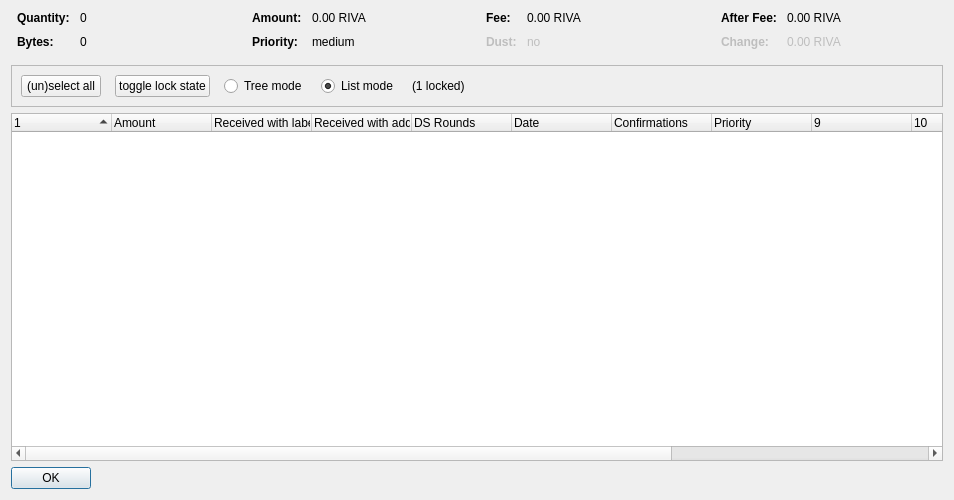
<?xml version="1.0" encoding="UTF-8"?>
<ui version="4.0">
 <class>CoinControlDialog</class>
 <widget class="QDialog" name="CoinControlDialog">
  <property name="geometry">
   <rect>
    <x>0</x>
    <y>0</y>
    <width>954</width>
    <height>500</height>
   </rect>
  </property>
  <property name="windowTitle">
   <string>Coin Selection</string>
  </property>
  <layout class="QVBoxLayout" name="verticalLayout">
   <item>
    <layout class="QHBoxLayout" name="horizontalLayoutTop" stretch="0,0,0,0">
     <property name="topMargin">
      <number>0</number>
     </property>
     <property name="bottomMargin">
      <number>10</number>
     </property>
     <item>
      <layout class="QFormLayout" name="formLayoutCoinControl1">
       <property name="horizontalSpacing">
        <number>10</number>
       </property>
       <property name="verticalSpacing">
        <number>10</number>
       </property>
       <property name="leftMargin">
        <number>6</number>
       </property>
       <property name="rightMargin">
        <number>6</number>
       </property>
       <item row="0" column="0">
        <widget class="QLabel" name="labelCoinControlQuantityText">
         <property name="font">
          <font>
           <weight>75</weight>
           <bold>true</bold>
          </font>
         </property>
         <property name="text">
          <string>Quantity:</string>
         </property>
        </widget>
       </item>
       <item row="0" column="1">
        <widget class="QLabel" name="labelCoinControlQuantity">
         <property name="cursor">
          <cursorShape>IBeamCursor</cursorShape>
         </property>
         <property name="contextMenuPolicy">
          <enum>Qt::ActionsContextMenu</enum>
         </property>
         <property name="text">
          <string notr="true">0</string>
         </property>
         <property name="textInteractionFlags">
          <set>Qt::LinksAccessibleByMouse|Qt::TextSelectableByKeyboard|Qt::TextSelectableByMouse</set>
         </property>
        </widget>
       </item>
       <item row="1" column="0">
        <widget class="QLabel" name="labelCoinControlBytesText">
         <property name="font">
          <font>
           <weight>75</weight>
           <bold>true</bold>
          </font>
         </property>
         <property name="text">
          <string>Bytes:</string>
         </property>
        </widget>
       </item>
       <item row="1" column="1">
        <widget class="QLabel" name="labelCoinControlBytes">
         <property name="cursor">
          <cursorShape>IBeamCursor</cursorShape>
         </property>
         <property name="contextMenuPolicy">
          <enum>Qt::ActionsContextMenu</enum>
         </property>
         <property name="text">
          <string notr="true">0</string>
         </property>
         <property name="textInteractionFlags">
          <set>Qt::LinksAccessibleByMouse|Qt::TextSelectableByKeyboard|Qt::TextSelectableByMouse</set>
         </property>
        </widget>
       </item>
      </layout>
     </item>
     <item>
      <layout class="QFormLayout" name="formLayoutCoinControl2">
       <property name="horizontalSpacing">
        <number>10</number>
       </property>
       <property name="verticalSpacing">
        <number>10</number>
       </property>
       <property name="leftMargin">
        <number>6</number>
       </property>
       <property name="rightMargin">
        <number>6</number>
       </property>
       <item row="0" column="0">
        <widget class="QLabel" name="labelCoinControlAmountText">
         <property name="font">
          <font>
           <weight>75</weight>
           <bold>true</bold>
          </font>
         </property>
         <property name="text">
          <string>Amount:</string>
         </property>
        </widget>
       </item>
       <item row="0" column="1">
        <widget class="QLabel" name="labelCoinControlAmount">
         <property name="cursor">
          <cursorShape>IBeamCursor</cursorShape>
         </property>
         <property name="contextMenuPolicy">
          <enum>Qt::ActionsContextMenu</enum>
         </property>
         <property name="text">
          <string notr="true">0.00 RIVA</string>
         </property>
         <property name="textInteractionFlags">
          <set>Qt::LinksAccessibleByMouse|Qt::TextSelectableByKeyboard|Qt::TextSelectableByMouse</set>
         </property>
        </widget>
       </item>
       <item row="1" column="0">
        <widget class="QLabel" name="labelCoinControlPriorityText">
         <property name="font">
          <font>
           <weight>75</weight>
           <bold>true</bold>
          </font>
         </property>
         <property name="text">
          <string>Priority:</string>
         </property>
        </widget>
       </item>
       <item row="1" column="1">
        <widget class="QLabel" name="labelCoinControlPriority">
         <property name="cursor">
          <cursorShape>IBeamCursor</cursorShape>
         </property>
         <property name="contextMenuPolicy">
          <enum>Qt::ActionsContextMenu</enum>
         </property>
         <property name="text">
          <string>medium</string>
         </property>
         <property name="textInteractionFlags">
          <set>Qt::LinksAccessibleByMouse|Qt::TextSelectableByKeyboard|Qt::TextSelectableByMouse</set>
         </property>
        </widget>
       </item>
      </layout>
     </item>
     <item>
      <layout class="QFormLayout" name="formLayoutCoinControl3">
       <property name="horizontalSpacing">
        <number>10</number>
       </property>
       <property name="verticalSpacing">
        <number>10</number>
       </property>
       <property name="leftMargin">
        <number>6</number>
       </property>
       <property name="rightMargin">
        <number>6</number>
       </property>
       <item row="0" column="0">
        <widget class="QLabel" name="labelCoinControlFeeText">
         <property name="font">
          <font>
           <weight>75</weight>
           <bold>true</bold>
          </font>
         </property>
         <property name="text">
          <string>Fee:</string>
         </property>
        </widget>
       </item>
       <item row="0" column="1">
        <widget class="QLabel" name="labelCoinControlFee">
         <property name="cursor">
          <cursorShape>IBeamCursor</cursorShape>
         </property>
         <property name="contextMenuPolicy">
          <enum>Qt::ActionsContextMenu</enum>
         </property>
         <property name="text">
          <string notr="true">0.00 RIVA</string>
         </property>
         <property name="textInteractionFlags">
          <set>Qt::LinksAccessibleByMouse|Qt::TextSelectableByKeyboard|Qt::TextSelectableByMouse</set>
         </property>
        </widget>
       </item>
       <item row="1" column="0">
        <widget class="QLabel" name="labelCoinControlLowOutputText">
         <property name="enabled">
          <bool>false</bool>
         </property>
         <property name="font">
          <font>
           <weight>75</weight>
           <bold>true</bold>
          </font>
         </property>
         <property name="text">
          <string>Dust:</string>
         </property>
        </widget>
       </item>
       <item row="1" column="1">
        <widget class="QLabel" name="labelCoinControlLowOutput">
         <property name="enabled">
          <bool>false</bool>
         </property>
         <property name="cursor">
          <cursorShape>IBeamCursor</cursorShape>
         </property>
         <property name="contextMenuPolicy">
          <enum>Qt::ActionsContextMenu</enum>
         </property>
         <property name="text">
          <string>no</string>
         </property>
         <property name="textInteractionFlags">
          <set>Qt::LinksAccessibleByMouse|Qt::TextSelectableByKeyboard|Qt::TextSelectableByMouse</set>
         </property>
        </widget>
       </item>
      </layout>
     </item>
     <item>
      <layout class="QFormLayout" name="formLayoutCoinControl4">
       <property name="horizontalSpacing">
        <number>10</number>
       </property>
       <property name="verticalSpacing">
        <number>10</number>
       </property>
       <property name="leftMargin">
        <number>6</number>
       </property>
       <property name="rightMargin">
        <number>6</number>
       </property>
       <item row="0" column="0">
        <widget class="QLabel" name="labelCoinControlAfterFeeText">
         <property name="font">
          <font>
           <weight>75</weight>
           <bold>true</bold>
          </font>
         </property>
         <property name="text">
          <string>After Fee:</string>
         </property>
        </widget>
       </item>
       <item row="0" column="1">
        <widget class="QLabel" name="labelCoinControlAfterFee">
         <property name="cursor">
          <cursorShape>IBeamCursor</cursorShape>
         </property>
         <property name="contextMenuPolicy">
          <enum>Qt::ActionsContextMenu</enum>
         </property>
         <property name="text">
          <string notr="true">0.00 RIVA</string>
         </property>
         <property name="textInteractionFlags">
          <set>Qt::LinksAccessibleByMouse|Qt::TextSelectableByKeyboard|Qt::TextSelectableByMouse</set>
         </property>
        </widget>
       </item>
       <item row="1" column="0">
        <widget class="QLabel" name="labelCoinControlChangeText">
         <property name="enabled">
          <bool>false</bool>
         </property>
         <property name="font">
          <font>
           <weight>75</weight>
           <bold>true</bold>
          </font>
         </property>
         <property name="text">
          <string>Change:</string>
         </property>
        </widget>
       </item>
       <item row="1" column="1">
        <widget class="QLabel" name="labelCoinControlChange">
         <property name="enabled">
          <bool>false</bool>
         </property>
         <property name="cursor">
          <cursorShape>IBeamCursor</cursorShape>
         </property>
         <property name="contextMenuPolicy">
          <enum>Qt::ActionsContextMenu</enum>
         </property>
         <property name="text">
          <string notr="true">0.00 RIVA</string>
         </property>
         <property name="textInteractionFlags">
          <set>Qt::LinksAccessibleByMouse|Qt::TextSelectableByKeyboard|Qt::TextSelectableByMouse</set>
         </property>
        </widget>
       </item>
      </layout>
     </item>
    </layout>
   </item>
   <item>
    <widget class="QFrame" name="frame">
     <property name="minimumSize">
      <size>
       <width>0</width>
       <height>40</height>
      </size>
     </property>
     <property name="frameShape">
      <enum>QFrame::StyledPanel</enum>
     </property>
     <property name="frameShadow">
      <enum>QFrame::Sunken</enum>
     </property>
     <layout class="QHBoxLayout" name="horizontalLayout">
      <item>
       <layout class="QHBoxLayout" name="horizontalLayoutPanel" stretch="0,0,0,0,0,0">
        <property name="spacing">
         <number>14</number>
        </property>
        <item>
         <widget class="QPushButton" name="pushButtonSelectAll">
          <property name="sizePolicy">
           <sizepolicy hsizetype="Maximum" vsizetype="Fixed">
            <horstretch>0</horstretch>
            <verstretch>0</verstretch>
           </sizepolicy>
          </property>
          <property name="text">
           <string>(un)select all</string>
          </property>
          <property name="autoDefault">
           <bool>false</bool>
          </property>
         </widget>
        </item>
        <item>
         <widget class="QPushButton" name="pushButtonToggleLock">
          <property name="sizePolicy">
           <sizepolicy hsizetype="Maximum" vsizetype="Fixed">
            <horstretch>0</horstretch>
            <verstretch>0</verstretch>
           </sizepolicy>
          </property>
          <property name="text">
           <string>toggle lock state</string>
          </property>
          <property name="autoDefault">
           <bool>false</bool>
          </property>
         </widget>
        </item>
        <item>
         <widget class="QRadioButton" name="radioTreeMode">
          <property name="sizePolicy">
           <sizepolicy hsizetype="Maximum" vsizetype="Fixed">
            <horstretch>0</horstretch>
            <verstretch>0</verstretch>
           </sizepolicy>
          </property>
          <property name="text">
           <string>Tree mode</string>
          </property>
         </widget>
        </item>
        <item>
         <widget class="QRadioButton" name="radioListMode">
          <property name="sizePolicy">
           <sizepolicy hsizetype="Maximum" vsizetype="Fixed">
            <horstretch>0</horstretch>
            <verstretch>0</verstretch>
           </sizepolicy>
          </property>
          <property name="text">
           <string>List mode</string>
          </property>
          <property name="checked">
           <bool>true</bool>
          </property>
         </widget>
        </item>
        <item>
         <widget class="QLabel" name="labelLocked">
          <property name="text">
           <string>(1 locked)</string>
          </property>
         </widget>
        </item>
        <item>
         <spacer name="horizontalSpacer">
          <property name="orientation">
           <enum>Qt::Horizontal</enum>
          </property>
          <property name="sizeHint" stdset="0">
           <size>
            <width>40</width>
            <height>20</height>
           </size>
          </property>
         </spacer>
        </item>
       </layout>
      </item>
     </layout>
    </widget>
   </item>
   <item>
    <widget class="CoinControlTreeWidget" name="treeWidget">
     <property name="contextMenuPolicy">
      <enum>Qt::CustomContextMenu</enum>
     </property>
     <property name="sortingEnabled">
      <bool>false</bool>
     </property>
     <property name="columnCount">
      <number>13</number>
     </property>
     <attribute name="headerShowSortIndicator" stdset="0">
      <bool>true</bool>
     </attribute>
     <attribute name="headerStretchLastSection">
      <bool>false</bool>
     </attribute>
     <column>
      <property name="text">
       <string/>
      </property>
     </column>
     <column>
      <property name="text">
       <string>Amount</string>
      </property>
     </column>
     <column>
      <property name="text">
       <string>Received with label</string>
      </property>
     </column>
     <column>
      <property name="text">
       <string>Received with address</string>
      </property>
     </column>
     <column>
      <property name="text">
       <string>DS Rounds</string>
      </property>
     </column>
     <column>
      <property name="text">
       <string>Date</string>
      </property>
     </column>
     <column>
      <property name="text">
       <string>Confirmations</string>
      </property>
      <property name="toolTip">
       <string>Confirmed</string>
      </property>
     </column>
     <column>
      <property name="text">
       <string>Priority</string>
      </property>
     </column>
     <column>
      <property name="text">
       <string/>
      </property>
     </column>
     <column>
      <property name="text">
       <string/>
      </property>
     </column>
     <column>
      <property name="text">
       <string/>
      </property>
     </column>
     <column>
      <property name="text">
       <string/>
      </property>
     </column>
     <column>
      <property name="text">
       <string/>
      </property>
     </column>
    </widget>
   </item>
   <item>
    <widget class="QDialogButtonBox" name="buttonBox">
     <property name="sizePolicy">
      <sizepolicy hsizetype="Maximum" vsizetype="Fixed">
       <horstretch>0</horstretch>
       <verstretch>0</verstretch>
      </sizepolicy>
     </property>
     <property name="orientation">
      <enum>Qt::Horizontal</enum>
     </property>
     <property name="standardButtons">
      <set>QDialogButtonBox::Ok</set>
     </property>
    </widget>
   </item>
  </layout>
 </widget>
 <customwidgets>
  <customwidget>
   <class>CoinControlTreeWidget</class>
   <extends>QTreeWidget</extends>
   <header>coincontroltreewidget.h</header>
  </customwidget>
 </customwidgets>
 <resources/>
 <connections/>
</ui>
